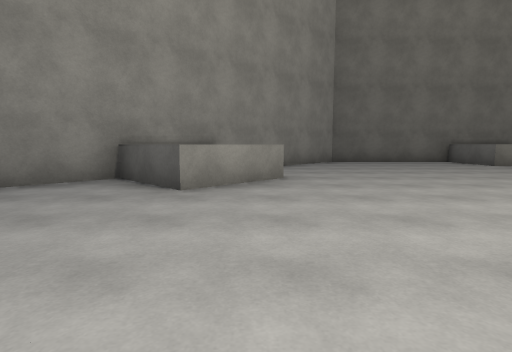
view 1 (above)

16 first-person views from a walk through a scene from a Unity 3-D project. The camera is 1.2 m above the floor, tilts 6° down and sees 80° across. The floor is counted in squares, 2 m on a side. Each view is taken from the middle of a square. On the plan, view 1 faces up. The plan holds only what a view shows up to about 9 squares ahead; the rest is blank. The player is left out. Surface patterns are stand-ins for the level's own textures.

view 2
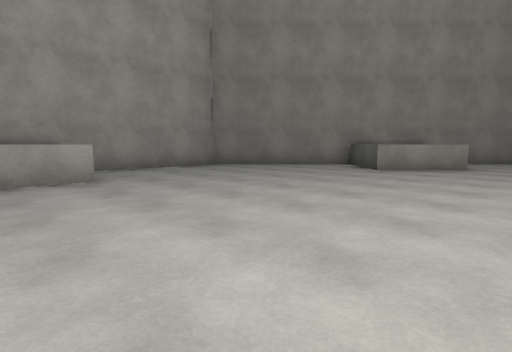

view 3
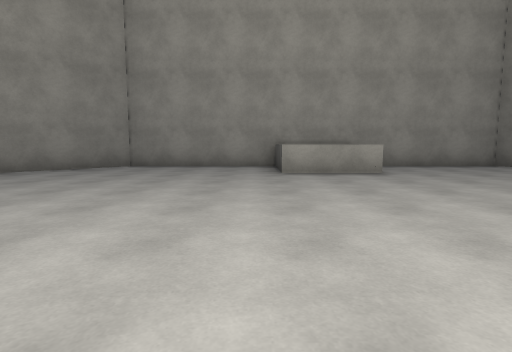

view 4
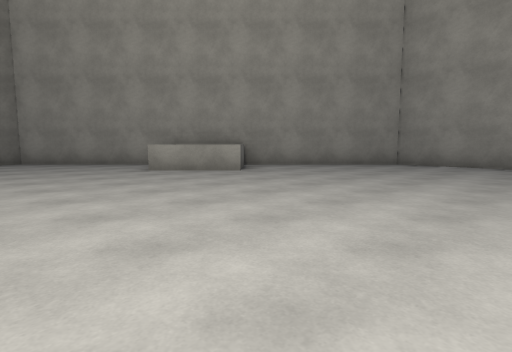

view 5
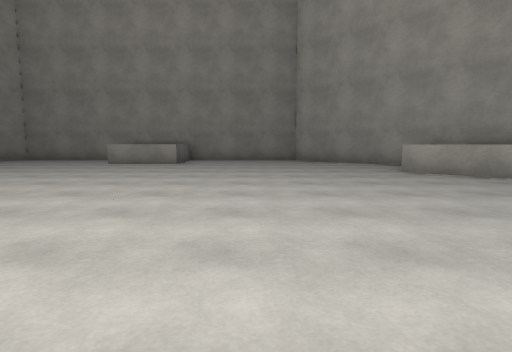

view 6
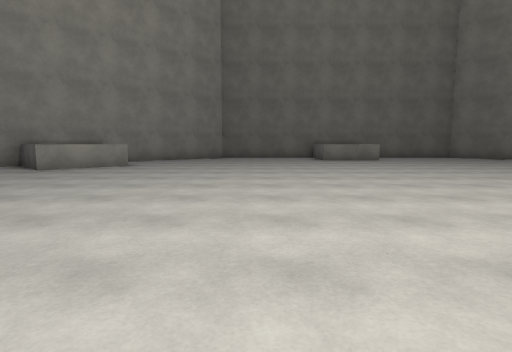

view 7
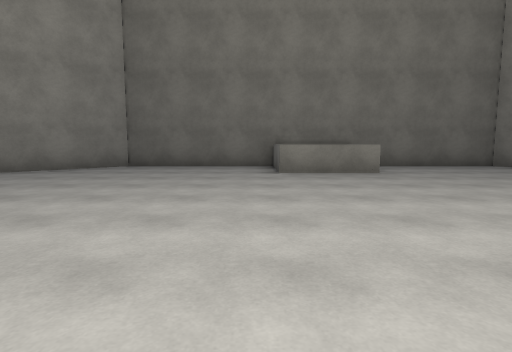

view 8
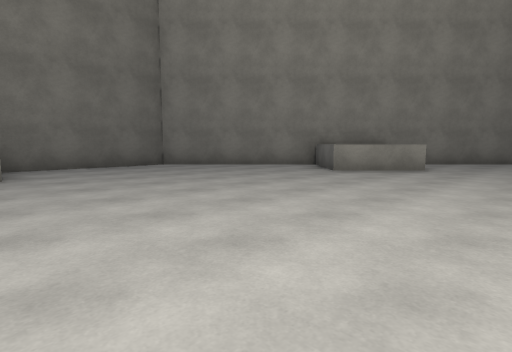

view 9
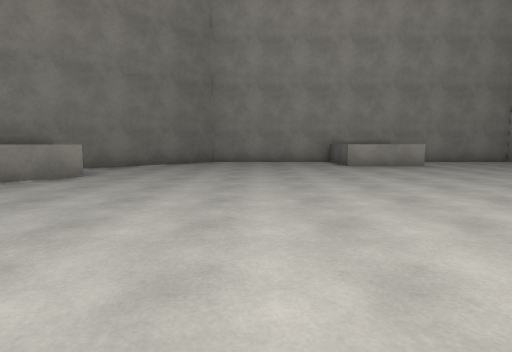

view 10
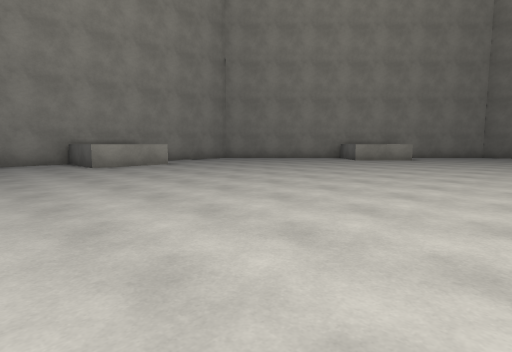

view 11
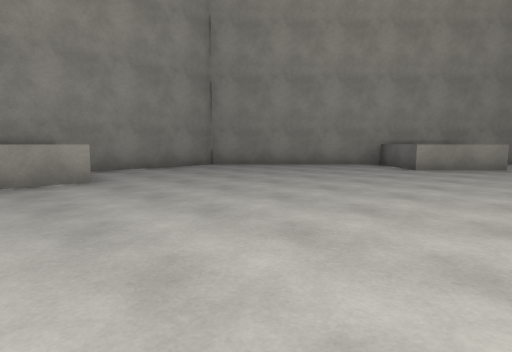

view 12
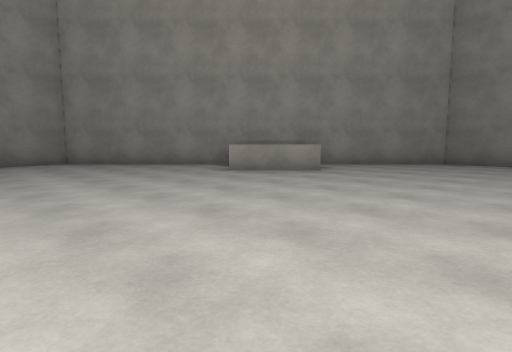

view 13
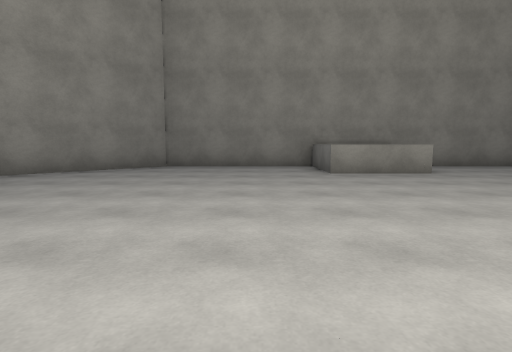

view 14
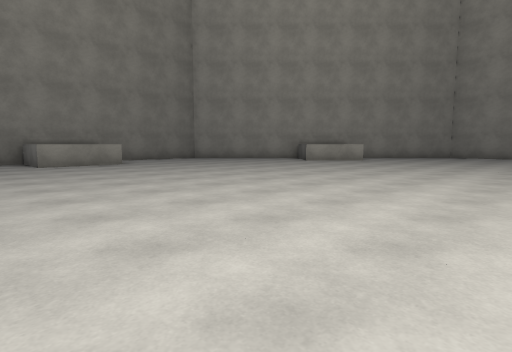

view 15
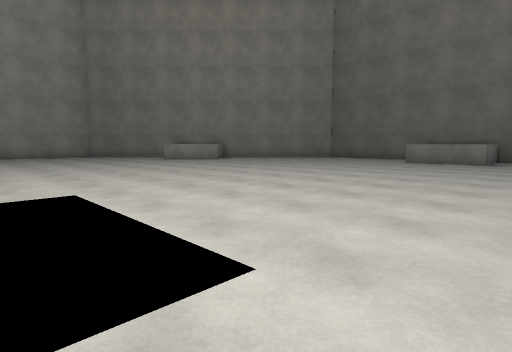

view 16
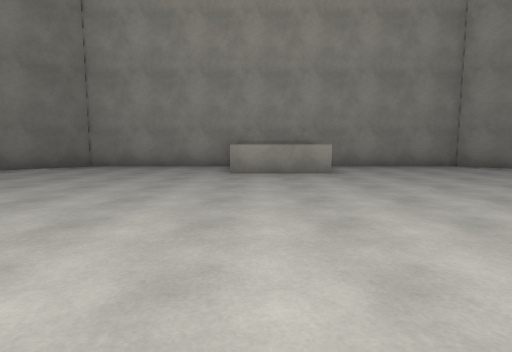

### Floor plan
Points are (right, up) in squares from view 1. A wall is a line through its corners. A room is listed if a view was taken in it or the views show most of it. See-through windows are left out.
Room 1 (views 1, 2, 3, 4, 5, 6, 7, 8, 9, 10, 11, 12, 13, 14, 15, 16)
walls: (0.6, 5.4) (-1, 3.9) (-2.5, 5.4); (-0.6, -9.1) (0.9, -10.6); (15.6, 4.2) (14.1, 5.6) (14.5, 6); (13.8, -11) (15.3, -9.5) (16.8, -10.9); (14.9, 6.4) (15.5, 7.1); (14.3, -11.1) (15.2, -12.1); (-1.7, -10.6) (-0.5, -11.8); (6.5, 10.3) (2.6, 10.3) (-5.3, 2.4) (-5.3, -7.4) (2.6, -15.2) (12.4, -15.2) (20.2, -7.4) (20.2, -3.6); (16.8, 5.5) (15.8, 6.5); (20.2, -1.4) (20.2, 2.4) (12.4, 10.3) (8.4, 10.3)
objects: other object (-5, -3) to (-4, -2); other object (7, -14) to (8, -14); other object (7, 9) to (8, 10); other object (19, -3) to (20, -2)

Positions as (right, up) in squares from view 1, and headings:
1: (0, 0), facing up
2: (2, -3), facing up-left
3: (3, -4), facing left
4: (4, -4), facing down-left
5: (4, -4), facing down
6: (4, -3), facing up
7: (6, 2), facing up
8: (8, 2), facing up-right
9: (10, 1), facing right
10: (10, 1), facing down-right
11: (13, -2), facing down-right
12: (10, -5), facing down-right
13: (10, -7), facing down
14: (10, -4), facing down-left
15: (10, -2), facing up-left
16: (12, -2), facing right
